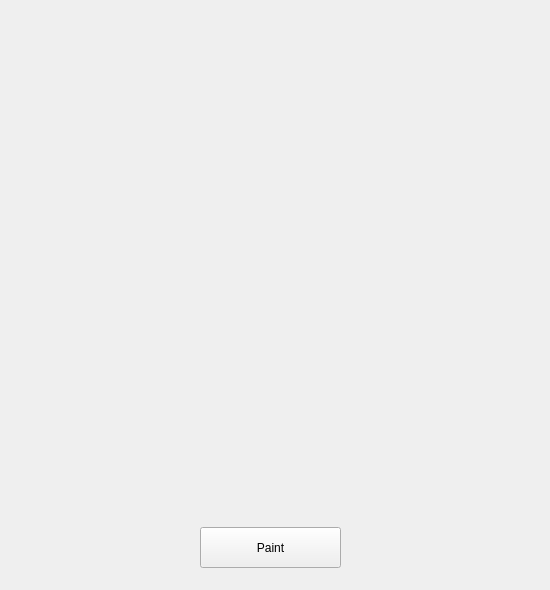
<?xml version="1.0" encoding="UTF-8"?>
<ui version="4.0">
 <class>Form</class>
 <widget class="QWidget" name="Form">
  <property name="geometry">
   <rect>
    <x>0</x>
    <y>0</y>
    <width>550</width>
    <height>590</height>
   </rect>
  </property>
  <property name="windowTitle">
   <string>Form</string>
  </property>
  <widget class="QPushButton" name="pushButton">
   <property name="geometry">
    <rect>
     <x>200</x>
     <y>527</y>
     <width>141</width>
     <height>41</height>
    </rect>
   </property>
   <property name="text">
    <string>Paint</string>
   </property>
  </widget>
 </widget>
 <resources/>
 <connections/>
</ui>
